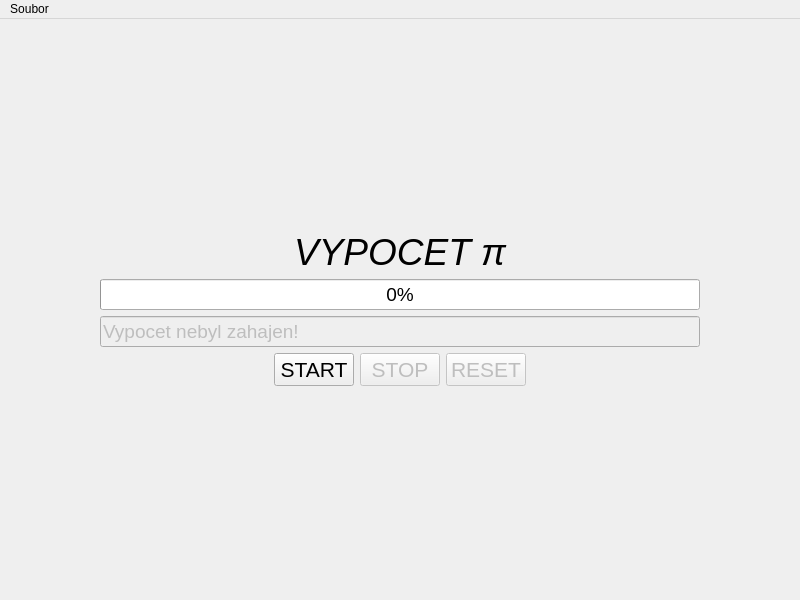
<?xml version="1.0" encoding="UTF-8"?>
<ui version="4.0">
 <class>MainWindow</class>
 <widget class="QMainWindow" name="MainWindow">
  <property name="geometry">
   <rect>
    <x>0</x>
    <y>0</y>
    <width>800</width>
    <height>600</height>
   </rect>
  </property>
  <property name="windowTitle">
   <string>Vypocet PI</string>
  </property>
  <widget class="QWidget" name="centralwidget">
   <layout class="QVBoxLayout" name="verticalLayout">
    <item>
     <spacer name="verticalSpacer">
      <property name="orientation">
       <enum>Qt::Vertical</enum>
      </property>
      <property name="sizeHint" stdset="0">
       <size>
        <width>20</width>
        <height>109</height>
       </size>
      </property>
     </spacer>
    </item>
    <item>
     <widget class="QLabel" name="label">
      <property name="font">
       <font>
        <pointsize>28</pointsize>
        <italic>true</italic>
       </font>
      </property>
      <property name="text">
       <string>VYPOCET π</string>
      </property>
      <property name="alignment">
       <set>Qt::AlignCenter</set>
      </property>
     </widget>
    </item>
    <item>
     <layout class="QHBoxLayout" name="horizontalLayout_2">
      <item>
       <spacer name="horizontalSpacer_3">
        <property name="orientation">
         <enum>Qt::Horizontal</enum>
        </property>
        <property name="sizeHint" stdset="0">
         <size>
          <width>40</width>
          <height>20</height>
         </size>
        </property>
       </spacer>
      </item>
      <item>
       <widget class="QProgressBar" name="progressBar">
        <property name="minimumSize">
         <size>
          <width>600</width>
          <height>0</height>
         </size>
        </property>
        <property name="font">
         <font>
          <pointsize>14</pointsize>
         </font>
        </property>
        <property name="value">
         <number>0</number>
        </property>
       </widget>
      </item>
      <item>
       <spacer name="horizontalSpacer_4">
        <property name="orientation">
         <enum>Qt::Horizontal</enum>
        </property>
        <property name="sizeHint" stdset="0">
         <size>
          <width>40</width>
          <height>20</height>
         </size>
        </property>
       </spacer>
      </item>
     </layout>
    </item>
    <item>
     <layout class="QHBoxLayout" name="horizontalLayout_3">
      <item>
       <spacer name="horizontalSpacer_5">
        <property name="orientation">
         <enum>Qt::Horizontal</enum>
        </property>
        <property name="sizeHint" stdset="0">
         <size>
          <width>40</width>
          <height>20</height>
         </size>
        </property>
       </spacer>
      </item>
      <item>
       <widget class="QLineEdit" name="lineEdit">
        <property name="enabled">
         <bool>false</bool>
        </property>
        <property name="minimumSize">
         <size>
          <width>600</width>
          <height>0</height>
         </size>
        </property>
        <property name="font">
         <font>
          <pointsize>14</pointsize>
         </font>
        </property>
        <property name="text">
         <string>Vypocet nebyl zahajen!</string>
        </property>
       </widget>
      </item>
      <item>
       <spacer name="horizontalSpacer_6">
        <property name="orientation">
         <enum>Qt::Horizontal</enum>
        </property>
        <property name="sizeHint" stdset="0">
         <size>
          <width>40</width>
          <height>20</height>
         </size>
        </property>
       </spacer>
      </item>
     </layout>
    </item>
    <item>
     <layout class="QHBoxLayout" name="horizontalLayout">
      <item>
       <spacer name="horizontalSpacer">
        <property name="orientation">
         <enum>Qt::Horizontal</enum>
        </property>
        <property name="sizeHint" stdset="0">
         <size>
          <width>40</width>
          <height>20</height>
         </size>
        </property>
       </spacer>
      </item>
      <item>
       <widget class="QPushButton" name="pushButtonStart">
        <property name="font">
         <font>
          <pointsize>16</pointsize>
         </font>
        </property>
        <property name="text">
         <string>START</string>
        </property>
       </widget>
      </item>
      <item>
       <widget class="QPushButton" name="pushButtonStop">
        <property name="enabled">
         <bool>false</bool>
        </property>
        <property name="font">
         <font>
          <pointsize>16</pointsize>
         </font>
        </property>
        <property name="text">
         <string>STOP</string>
        </property>
       </widget>
      </item>
      <item>
       <widget class="QPushButton" name="pushButtonReset">
        <property name="enabled">
         <bool>false</bool>
        </property>
        <property name="font">
         <font>
          <pointsize>16</pointsize>
         </font>
        </property>
        <property name="text">
         <string>RESET</string>
        </property>
       </widget>
      </item>
      <item>
       <spacer name="horizontalSpacer_2">
        <property name="orientation">
         <enum>Qt::Horizontal</enum>
        </property>
        <property name="sizeHint" stdset="0">
         <size>
          <width>40</width>
          <height>20</height>
         </size>
        </property>
       </spacer>
      </item>
     </layout>
    </item>
    <item>
     <spacer name="verticalSpacer_2">
      <property name="orientation">
       <enum>Qt::Vertical</enum>
      </property>
      <property name="sizeHint" stdset="0">
       <size>
        <width>20</width>
        <height>205</height>
       </size>
      </property>
     </spacer>
    </item>
   </layout>
  </widget>
  <widget class="QMenuBar" name="menubar">
   <property name="geometry">
    <rect>
     <x>0</x>
     <y>0</y>
     <width>800</width>
     <height>26</height>
    </rect>
   </property>
   <widget class="QMenu" name="menuFile">
    <property name="title">
     <string>Soubor</string>
    </property>
    <addaction name="actionStart"/>
    <addaction name="actionStop"/>
    <addaction name="actionReset"/>
    <addaction name="actionExit"/>
   </widget>
   <addaction name="menuFile"/>
  </widget>
  <action name="actionExit">
   <property name="text">
    <string>Konec</string>
   </property>
  </action>
  <action name="actionStart">
   <property name="text">
    <string>Start</string>
   </property>
  </action>
  <action name="actionStop">
   <property name="text">
    <string>Stop</string>
   </property>
  </action>
  <action name="actionReset">
   <property name="text">
    <string>Reset</string>
   </property>
  </action>
 </widget>
 <resources/>
 <connections>
  <connection>
   <sender>actionExit</sender>
   <signal>triggered()</signal>
   <receiver>MainWindow</receiver>
   <slot>close()</slot>
   <hints>
    <hint type="sourcelabel">
     <x>-1</x>
     <y>-1</y>
    </hint>
    <hint type="destinationlabel">
     <x>399</x>
     <y>299</y>
    </hint>
   </hints>
  </connection>
 </connections>
</ui>
